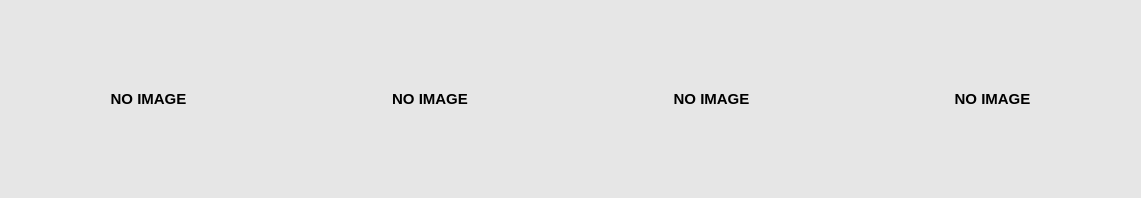
          <widget class="QWidget" name="scrollAreaWidgetContents_2">
           <property name="geometry">
            <rect>
             <x>0</x>
             <y>0</y>
             <width>1141</width>
             <height>198</height>
            </rect>
           </property>
           <property name="styleSheet">
            <string notr="true">background-color: rgb(230, 230, 230);</string>
           </property>
           <layout class="QHBoxLayout" name="horizontalLayout_6">
            <item>
             <widget class="QLabel" name="labelImage3">
              <property name="minimumSize">
               <size>
                <width>260</width>
                <height>160</height>
               </size>
              </property>
              <property name="maximumSize">
               <size>
                <width>16777215</width>
                <height>160</height>
               </size>
              </property>
              <property name="font">
               <font>
                <pointsize>11</pointsize>
                <weight>75</weight>
                <bold>true</bold>
               </font>
              </property>
              <property name="text">
               <string>NO IMAGE</string>
              </property>
              <property name="alignment">
               <set>Qt::AlignCenter</set>
              </property>
             </widget>
            </item>
            <item>
             <widget class="QLabel" name="labelImage2">
              <property name="minimumSize">
               <size>
                <width>260</width>
                <height>160</height>
               </size>
              </property>
              <property name="maximumSize">
               <size>
                <width>16777215</width>
                <height>160</height>
               </size>
              </property>
              <property name="font">
               <font>
                <pointsize>11</pointsize>
                <weight>75</weight>
                <bold>true</bold>
               </font>
              </property>
              <property name="text">
               <string>NO IMAGE</string>
              </property>
              <property name="alignment">
               <set>Qt::AlignCenter</set>
              </property>
             </widget>
            </item>
            <item>
             <widget class="QLabel" name="labelImage1">
              <property name="minimumSize">
               <size>
                <width>260</width>
                <height>160</height>
               </size>
              </property>
              <property name="maximumSize">
               <size>
                <width>16777215</width>
                <height>160</height>
               </size>
              </property>
              <property name="font">
               <font>
                <pointsize>11</pointsize>
                <weight>75</weight>
                <bold>true</bold>
               </font>
              </property>
              <property name="text">
               <string>NO IMAGE</string>
              </property>
              <property name="alignment">
               <set>Qt::AlignCenter</set>
              </property>
             </widget>
            </item>
            <item>
             <widget class="QLabel" name="labelImage0">
              <property name="minimumSize">
               <size>
                <width>260</width>
                <height>160</height>
               </size>
              </property>
              <property name="maximumSize">
               <size>
                <width>16777215</width>
                <height>160</height>
               </size>
              </property>
              <property name="font">
               <font>
                <pointsize>11</pointsize>
                <weight>75</weight>
                <bold>true</bold>
               </font>
              </property>
              <property name="text">
               <string>NO IMAGE</string>
              </property>
              <property name="alignment">
               <set>Qt::AlignCenter</set>
              </property>
             </widget>
            </item>
           </layout>
          </widget>
